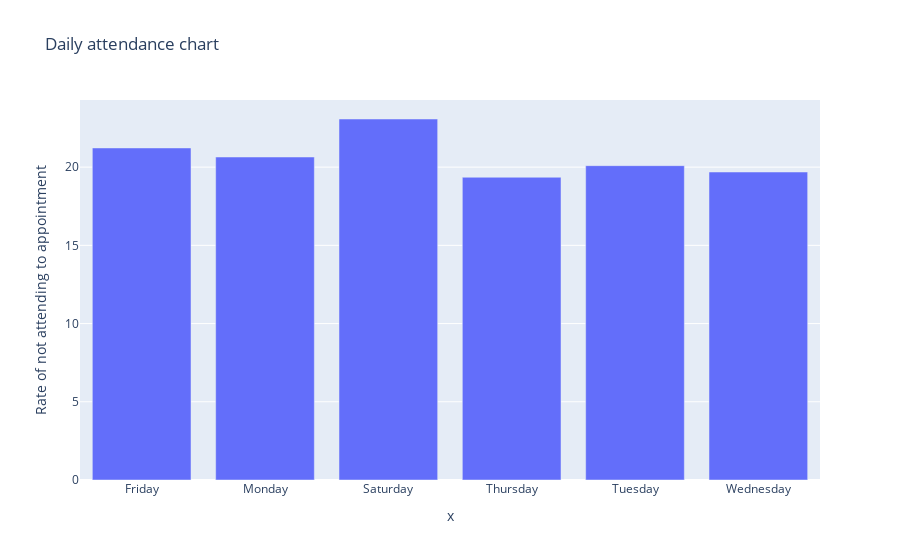

This figure's notebook cell:
### Code cell
plt.figure(figsize=(20, 15))
samedayrate=appdaysy/(appdaysn+appdaysy)*100
import plotly.express as px

fig = px.bar(data_frame=dayrate, 
             x=samedayrate.index, 
             y=samedayrate.values,title="Daily attendance chart",
                 labels={"index": "What day was an appointment",  
                         "y": "Rate of not attending to appointment"})

fig.show()

### Figure 1 — Plotly figure (JSON) as saved in the notebook; plotly's stock layout.template omitted (floating-point values rounded to 4 significant figures)
{"data": [{"alignmentgroup": "True", "hovertemplate": "x=%{x}<br>Rate of not attending to appointment=%{y}<extra></extra>", "legendgroup": "", "marker": {"color": "#636efa"}, "name": "", "offsetgroup": "", "orientation": "v", "showlegend": false, "textposition": "auto", "type": "bar", "x": ["Friday", "Monday", "Saturday", "Thursday", "Tuesday", "Wednesday"], "xaxis": "x", "y": [21.23, 20.65, 23.08, 19.35, 20.09, 19.69], "yaxis": "y"}], "layout": {"barmode": "relative", "legend": {"tracegroupgap": 0}, "title": {"text": "Daily attendance chart"}, "xaxis": {"anchor": "y", "domain": [0, 1], "title": {"text": "x"}}, "yaxis": {"anchor": "x", "domain": [0, 1], "title": {"text": "Rate of not attending to appointment"}}}}
